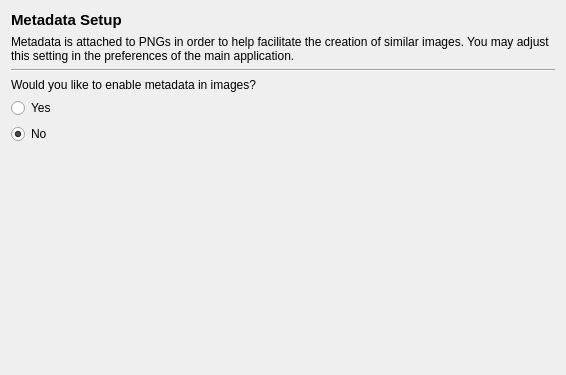
<?xml version="1.0" encoding="UTF-8"?>
<ui version="4.0">
 <class>metadata_setup</class>
 <widget class="QWidget" name="metadata_setup">
  <property name="geometry">
   <rect>
    <x>0</x>
    <y>0</y>
    <width>566</width>
    <height>375</height>
   </rect>
  </property>
  <property name="windowTitle">
   <string>Form</string>
  </property>
  <layout class="QGridLayout" name="gridLayout">
   <item row="4" column="0">
    <widget class="QRadioButton" name="radioButton">
     <property name="text">
      <string>Yes</string>
     </property>
     <property name="checked">
      <bool>false</bool>
     </property>
    </widget>
   </item>
   <item row="0" column="0">
    <widget class="QLabel" name="label">
     <property name="font">
      <font>
       <pointsize>11</pointsize>
       <bold>true</bold>
      </font>
     </property>
     <property name="text">
      <string>Metadata Setup</string>
     </property>
    </widget>
   </item>
   <item row="3" column="0">
    <widget class="QLabel" name="label_3">
     <property name="text">
      <string>Would you like to enable metadata in images?</string>
     </property>
    </widget>
   </item>
   <item row="6" column="0">
    <spacer name="verticalSpacer">
     <property name="orientation">
      <enum>Qt::Orientation::Vertical</enum>
     </property>
     <property name="sizeHint" stdset="0">
      <size>
       <width>20</width>
       <height>40</height>
      </size>
     </property>
    </spacer>
   </item>
   <item row="2" column="0">
    <widget class="Line" name="line">
     <property name="orientation">
      <enum>Qt::Orientation::Horizontal</enum>
     </property>
    </widget>
   </item>
   <item row="1" column="0">
    <widget class="QLabel" name="label_2">
     <property name="text">
      <string>Metadata is attached to PNGs in order to help facilitate the creation of similar images. You may adjust this setting in the preferences of the main application.</string>
     </property>
     <property name="wordWrap">
      <bool>true</bool>
     </property>
    </widget>
   </item>
   <item row="5" column="0">
    <widget class="QRadioButton" name="radioButton_2">
     <property name="text">
      <string>No</string>
     </property>
     <property name="checked">
      <bool>true</bool>
     </property>
    </widget>
   </item>
  </layout>
 </widget>
 <resources/>
 <connections>
  <connection>
   <sender>radioButton</sender>
   <signal>toggled(bool)</signal>
   <receiver>metadata_setup</receiver>
   <slot>yes_toggled(bool)</slot>
   <hints>
    <hint type="sourcelabel">
     <x>34</x>
     <y>122</y>
    </hint>
    <hint type="destinationlabel">
     <x>240</x>
     <y>-4</y>
    </hint>
   </hints>
  </connection>
  <connection>
   <sender>radioButton_2</sender>
   <signal>toggled(bool)</signal>
   <receiver>metadata_setup</receiver>
   <slot>no_toggled(bool)</slot>
   <hints>
    <hint type="sourcelabel">
     <x>57</x>
     <y>152</y>
    </hint>
    <hint type="destinationlabel">
     <x>399</x>
     <y>-7</y>
    </hint>
   </hints>
  </connection>
 </connections>
 <slots>
  <slot>yes_toggled(bool)</slot>
  <slot>no_toggled(bool)</slot>
 </slots>
</ui>
